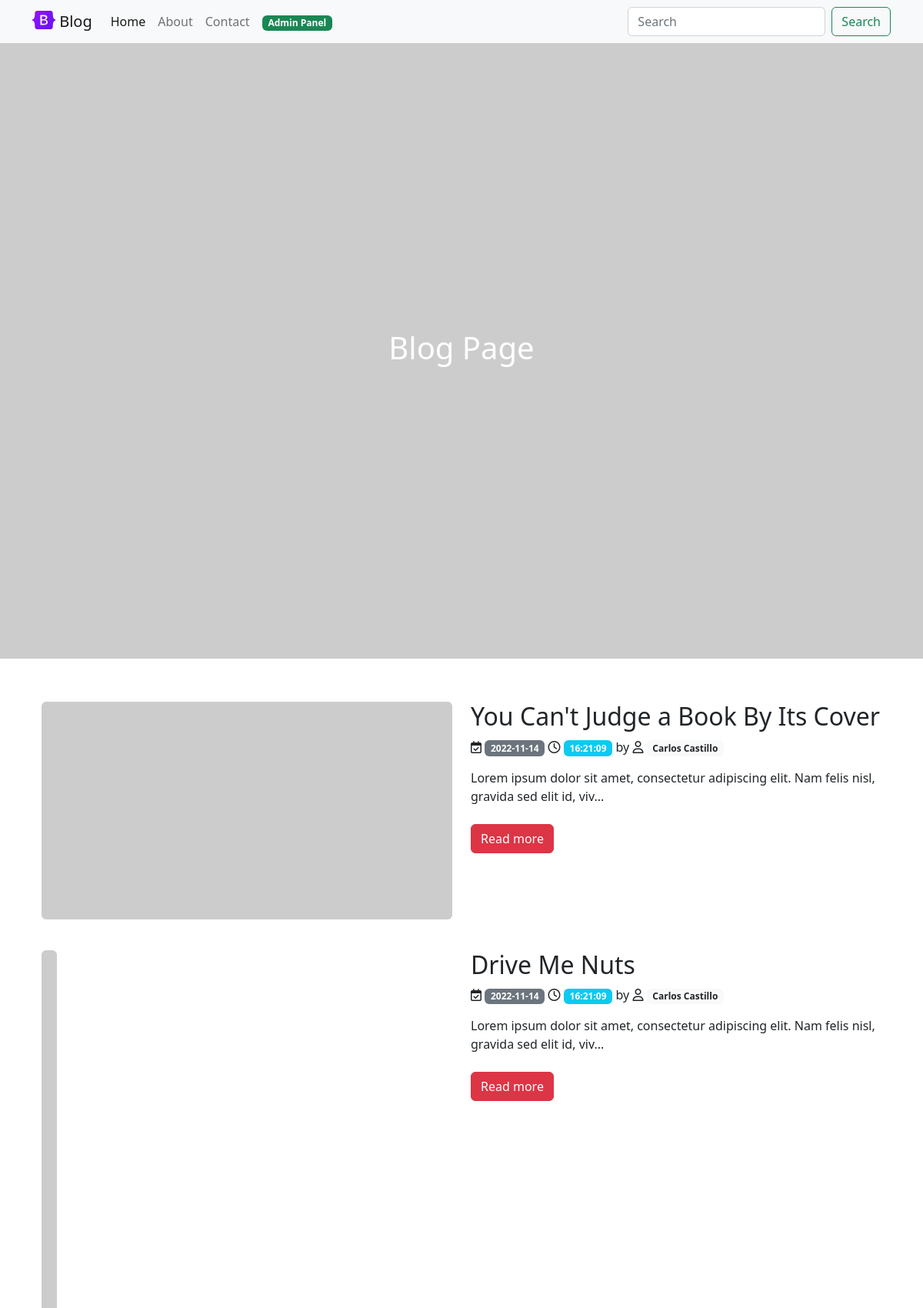
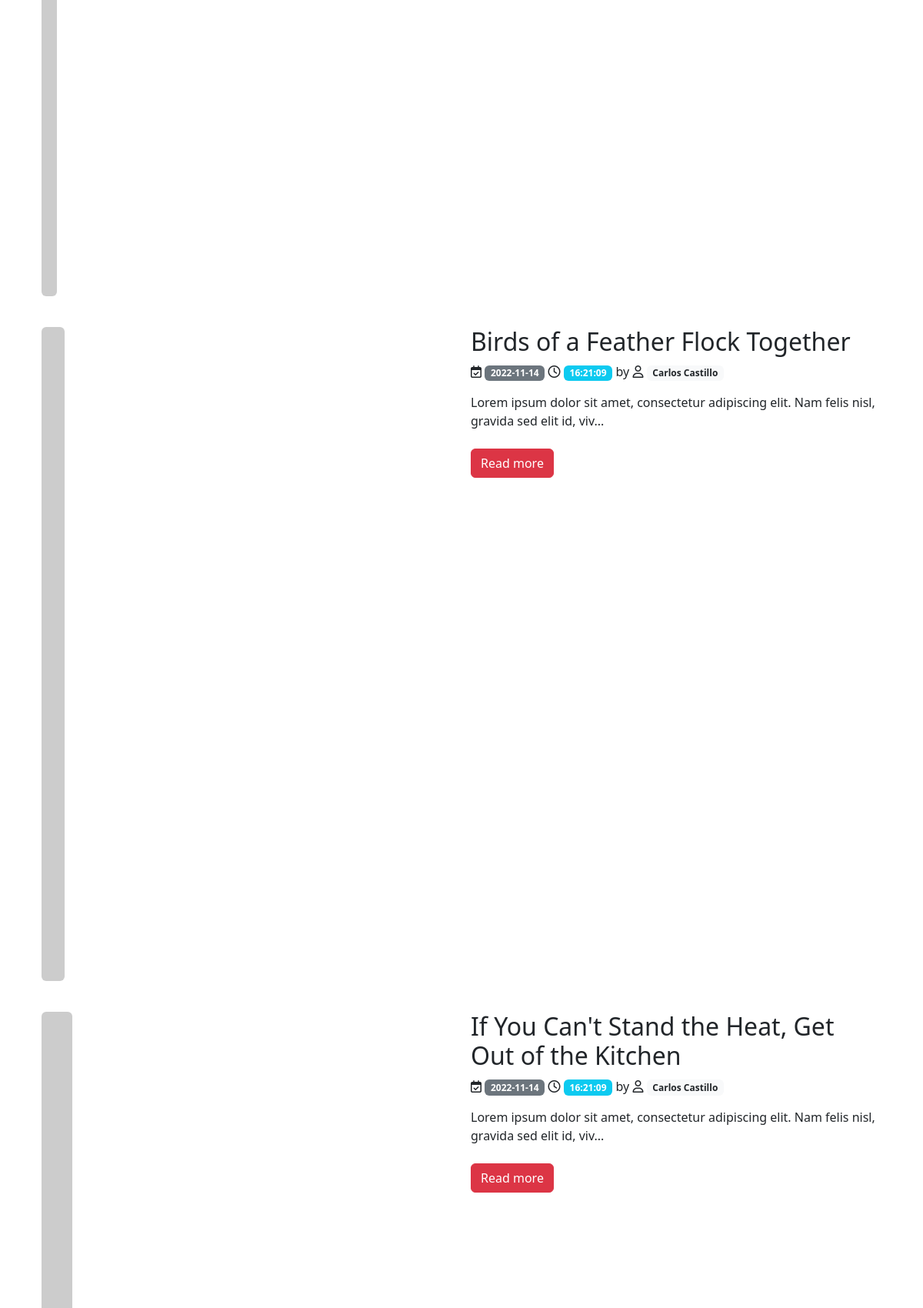
The page / (upper part) on the database its author committed (2 pictures, top to bottom).
### tables this page shows
CREATE TABLE posts (
    id              INT             NOT NULL    AUTO_INCREMENT,
    title           VARCHAR(255)    NOT NULL,
    content         TEXT            NOT NULL,
    img_url         VARCHAR(255)    NOT NULL,
    author_id       INT             NOT NULL,
    created_at      TIMESTAMP       NULL,
    updated_at      TIMESTAMP       NULL,
PRIMARY KEY (id),
FOREIGN KEY (author_id) REFERENCES users(id)
);

CREATE TABLE users (
    id              INT             NOT NULL    AUTO_INCREMENT,
    name            VARCHAR(255)    NOT NULL,
    email           VARCHAR(255)    NOT NULL    UNIQUE,
    password        VARCHAR(255)    NOT NULL,
    created_at      TIMESTAMP       NULL,
    updated_at      TIMESTAMP       NULL,
PRIMARY KEY (id)
);

### index.php (called while the page is built, shortened)
<?php
require_once 'model.php';
$posts = getAllPosts();
require 'views/list.php';

### model.php (called while the page is built, shortened)
<?php
function getPDO(): PDO
{
    try {
        $pdo = new PDO(DB_URL, DB_USER, DB_PASS);
        $pdo->setAttribute(PDO::ATTR_ERRMODE, PDO::ERRMODE_EXCEPTION);
        $pdo->setAttribute(PDO::ATTR_DEFAULT_FETCH_MODE, PDO::FETCH_ASSOC);
        $pdo->setAttribute(PDO::ATTR_CASE, PDO::CASE_LOWER);
        $pdo->setAttribute(PDO::ATTR_AUTOCOMMIT, true);
        return $pdo;
    } catch (PDOException $exception) {
        exit('Failed to connect to database!');
    }
}
function getAllPosts(): array|false
{
    $pdo = getPDO();
    $query = 'SELECT * FROM posts ORDER BY created_at DESC';
    $stmt = $pdo->query($query);
    return $stmt->fetchAll();
}
function getUserById($id): mixed
{
    $pdo = getPDO();
    $query = 'SELECT * FROM users WHERE id = :id';
    $stmt = $pdo->prepare($query);
    $stmt->bindParam(':id', $id, PDO::PARAM_INT);
    $stmt->execute();
    return $stmt->fetch();
}

### views/list.php (the view, shortened to what this page needs)
    <div class="container mt-5 px-4">
        <?php if ( count($posts) > 0 ) : ?>
            <?php foreach ($posts as $post) : ?>
                <div class="row mt-4 mb-4">
                    <div class="col-12 col-lg-6 mt-2 mb-2">
                        <img src="<?php echo $post['img_url']; ?>" class="img-fluid rounded" alt="...">
                    </div>
                    <div class="col-12 col-lg-6 mt-2 mb-2">
                        <h2><?php echo $post['title']; ?></h2>
                        <p>
                            <?php
                                $datetime = new DateTime($post['created_at']);
                                $date = $datetime->format('Y-m-d');
                                $hour = $datetime->format('H:i:s');
                            ?>
                            <i class="fa-regular fa-calendar-check"></i>
                            <time class="badge bg-secondary"><?php echo $date; ?></time>
                            <i class="fa-regular fa-clock"></i>
                            <time class="badge bg-info"><?php echo $hour; ?></time>
                            by <i class="fa-regular fa-user"></i>
                            <a href="#!"><span class="badge bg-light text-dark"><?php echo getUserById($post['author_id'])['name']; ?></span></a>
                        </p>
                        <p><?php echo substr($post['content'], 0, 100); ?>...</p>
                        <a href="<?php echo APP_URL; ?>show.php?id=<?php echo $post['id']; ?>" class="btn btn-danger mt-2">Read more</a>
                    </div>
                </div>
            <?php endforeach; ?>
        <?php endif; ?>
    </div>
<?php include 'base.php' ?>

### rows shown on the page
posts: title "You Can't Judge a Book By Its Cover", created_at "2022-11-14", created_at "16:21:09", author.name "Carlos Castillo", content "Lorem ipsum dolor sit amet, consectetur adipiscing elit. Nam felis nisl, gravida sed elit id, viv"
posts: title "Drive Me Nuts", created_at "2022-11-14", created_at "16:21:09", author.name "Carlos Castillo", content "Lorem ipsum dolor sit amet, consectetur adipiscing elit. Nam felis nisl, gravida sed elit id, viv"
posts: title "Birds of a Feather Flock Together", created_at "2022-11-14", created_at "16:21:09", author.name "Carlos Castillo", content "Lorem ipsum dolor sit amet, consectetur adipiscing elit. Nam felis nisl, gravida sed elit id, viv"
posts: title "If You Can't Stand the Heat, Get Out of the Kitchen", created_at "2022-11-14", created_at "16:21:09", author.name "Carlos Castillo", content "Lorem ipsum dolor sit amet, consectetur adipiscing elit. Nam felis nisl, gravida sed elit id, viv"
